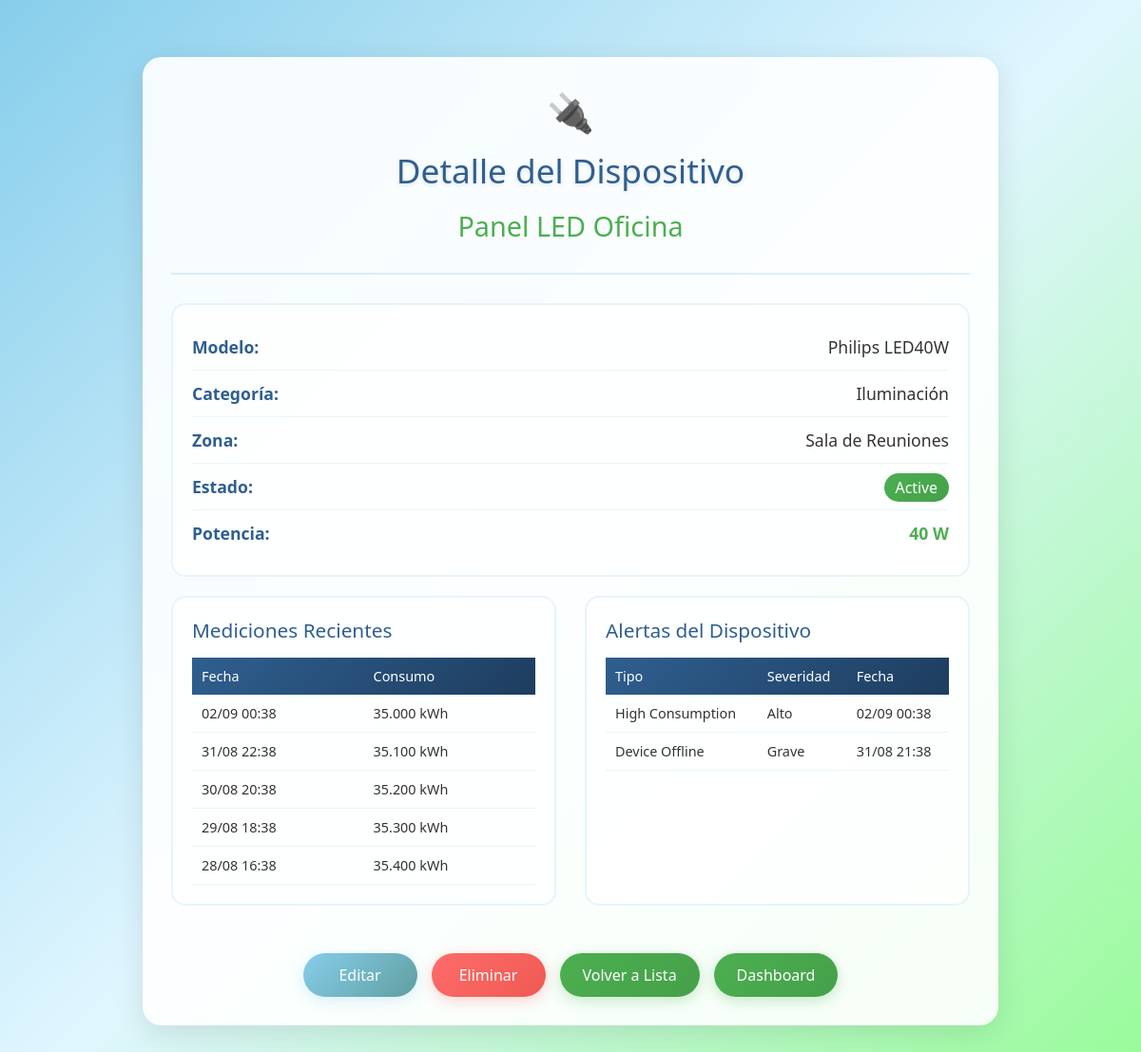
/devices/5/ (signed in), run on the app's committed database.
### dispositivos/models.py (models this page shows, shortened)
class Device(models.Model):
    STATUS_CHOICES = [
        ('active', 'Active'),
        ('inactive', 'Inactive'),
        ('maintenance', 'Under Maintenance'),
    ]
    organization = models.ForeignKey(Organization, on_delete=models.CASCADE, related_name='devices')
    name = models.CharField(max_length=150)
    model = models.CharField(max_length=100)
    power_watts = models.PositiveIntegerField(help_text="Power in watts")
    category = models.ForeignKey(Category, on_delete=models.CASCADE, related_name='devices')
    zone = models.ForeignKey(Zone, on_delete=models.CASCADE, related_name='devices')
    status = models.CharField(max_length=20, choices=STATUS_CHOICES, default='active')
    consumption = models.IntegerField(help_text="Current consumption in watts")
    created_at = models.DateTimeField(auto_now_add=True)
    updated_at = models.DateTimeField(auto_now=True)
    deleted_at = models.DateTimeField(null=True, blank=True)
    class Meta:
        unique_together = ['name', 'zone']

class Category(models.Model):
    organization = models.ForeignKey(Organization, on_delete=models.CASCADE, related_name='categories')
    name = models.CharField(max_length=100, unique=True)
    description = models.TextField(blank=True, null=True)
    created_at = models.DateTimeField(auto_now_add=True)
    updated_at = models.DateTimeField(auto_now=True)
    deleted_at = models.DateTimeField(null=True, blank=True)
    class Meta:
        verbose_name_plural = "Categories"

class Zone(models.Model):
    organization = models.ForeignKey(Organization, on_delete=models.CASCADE, related_name='zones')
    name = models.CharField(max_length=100, unique=True)
    description = models.TextField(blank=True, null=True)
    location = models.CharField(max_length=200)
    max_capacity = models.DecimalField(max_digits=10, decimal_places=2, help_text="Maximum capacity in kW")
    created_at = models.DateTimeField(auto_now_add=True)
    updated_at = models.DateTimeField(auto_now=True)
    deleted_at = models.DateTimeField(null=True, blank=True)

class Measurement(models.Model):
    organization = models.ForeignKey(Organization, on_delete=models.CASCADE, related_name='measurements')
    device = models.ForeignKey(Device, on_delete=models.CASCADE, related_name='measurements')
    consumption_kwh = models.DecimalField(max_digits=10, decimal_places=3)
    timestamp = models.DateTimeField(default=timezone.now)
    created_at = models.DateTimeField(auto_now_add=True)
    updated_at = models.DateTimeField(auto_now=True)
    deleted_at = models.DateTimeField(null=True, blank=True)
    class Meta:
        verbose_name_plural = "Measurements"
        ordering = ['-timestamp']

class Alert(models.Model):
    TYPE_CHOICES = [
        ('high_consumption', 'High Consumption'),
        ('device_offline', 'Device Offline'),
        ('zone_limit_exceeded', 'Zone Limit Exceeded'),
    ]
    SEVERITY_CHOICES = [
        ('Mediano', 'Mediano'),
        ('Alto', 'Alto'),
        ('Grave', 'Grave'),
    ]
    STATUS_CHOICES = [
        ('active', 'Active'),
        ('resolved', 'Resolved'),
        ('dismissed', 'Dismissed'),
    ]
    organization = models.ForeignKey(Organization, on_delete=models.CASCADE, related_name='alerts')
    device = models.ForeignKey(Device, on_delete=models.CASCADE, related_name='alerts')
    alert_type = models.CharField(max_length=20, choices=TYPE_CHOICES)
    message = models.TextField()
    severity = models.CharField(max_length=10, choices=SEVERITY_CHOICES)
    alert_date = models.DateTimeField(default=timezone.now)
    status = models.CharField(max_length=15, choices=STATUS_CHOICES, default='active')
    created_at = models.DateTimeField(auto_now_add=True)
    updated_at = models.DateTimeField(auto_now=True)
    deleted_at = models.DateTimeField(null=True, blank=True)
    class Meta:
        ordering = ['-alert_date']

### dispositivos/views.py (the view)
# urls.py: path('devices/<int:device_id>/', device_detail, name='device_detail'),  # HU3 - Detalle
@login_required
def device_detail(request, device_id):
    organization = get_user_organization(request.user)
    device = get_object_or_404(Device, id=device_id, organization=organization)
    measurements = Measurement.objects.filter(device=device).order_by('-timestamp')[:20]
    alerts = Alert.objects.filter(device=device).order_by('-alert_date')[:10]
    context = {
        'device': device,
        'measurements': measurements,
        'alerts': alerts,
    }
    return render(request, "dispositivos/device_detail.html", context)

### dispositivos/views.py (called while the page is built)
def get_user_organization(user):
    try:
        return Organization.objects.get(email=user.email)
    except Organization.DoesNotExist:
        return Organization.objects.first()

### dispositivos/templates/dispositivos/device_detail.html (shortened to what this page needs)
<!DOCTYPE html>
<html lang="es">
  <head>
  </head>
  <body>
    <div class="container">
      <div class="header">
        <div class="device-icon">🔌</div>
        <h1>Detalle del Dispositivo</h1>
        <h2>{{ device.name }}</h2>
      </div>
      <div class="device-info">
        <div class="info-card">
          <div class="info-row">
            <span class="info-label">Modelo:</span>
            <span class="info-value">{{ device.model }}</span>
          </div>
          <div class="info-row">
            <span class="info-label">Categoría:</span>
            <span class="info-value">{{ device.category.name }}</span>
          </div>
          <div class="info-row">
            <span class="info-label">Zona:</span>
            <span class="info-value">{{ device.zone.name }}</span>
          </div>
          <div class="info-row">
            <span class="info-label">Estado:</span>
            <span class="info-value">
              {% if device.status == 'active' %}
              <span class="status-active">{{ device.get_status_display }}</span>
              {% else %}
              <span class="status-inactive"
                >{{ device.get_status_display }}</span
              >
              {% endif %}
            </span>
          </div>
          <div class="info-row">
            <span class="info-label">Potencia:</span>
            <span class="info-value power-value"
              >{{ device.power_watts }} W</span
            >
          </div>
        </div>
      </div>
      <div class="content-grid">
        <div class="info-card">
          <h3 class="section-title">Mediciones Recientes</h3>
          {% if measurements %}
          <table class="data-table">
            <thead>
              <tr>
                <th>Fecha</th>
                <th>Consumo</th>
              </tr>
            </thead>
            <tbody>
              {% for measurement in measurements %}
              <tr>
                <td>{{ measurement.timestamp|date:"d/m H:i" }}</td>
                <td>{{ measurement.consumption_kwh }} kWh</td>
              </tr>
              {% endfor %}
            </tbody>
          </table>
          {% else %}
          <div class="empty-state">No hay mediciones disponibles</div>
          {% endif %}
        </div>
        <div class="info-card">
          <h3 class="section-title">Alertas del Dispositivo</h3>
          {% if alerts %}
          <table class="data-table">
            <thead>
              <tr>
                <th>Tipo</th>
                <th>Severidad</th>
                <th>Fecha</th>
              </tr>
            </thead>
            <tbody>
              {% for alert in alerts %}
              <tr>
                <td>{{ alert.get_alert_type_display }}</td>
                <td>{{ alert.severity }}</td>
                <td>{{ alert.alert_date|date:"d/m H:i" }}</td>
              </tr>
              {% endfor %}
            </tbody>
          </table>
          {% else %}
          <div class="empty-state">No hay alertas para este dispositivo</div>
          {% endif %}
        </div>
      </div>
      <div class="actions">
        <a href="{% url 'editar_dispositivo' device.id %}" class="btn btn-edit"
          >Editar</a
        >
        <a
          href="{% url 'eliminar_dispositivo' device.id %}"
          class="btn btn-delete"
          >Eliminar</a
        >
        <a href="{% url 'device_list' %}" class="btn btn-back"
          >Volver a Lista</a
        >
        <a href="{% url 'dashboard' %}" class="btn btn-back">Dashboard</a>
      </div>
    </div>
  </body>
</html>

### dispositivos/templates/dispositivos/device_detail.html (style rules this page uses)
* { margin: 0; padding: 0; box-sizing: border-box; }
body { font-family: "Segoe UI", Tahoma, Geneva, Verdana, sans-serif; background: linear-gradient( 135deg, #87ceeb 0%, #e0f6ff 50%, #98fb98 100% ); min-height: 100vh; padding: 20px; }
.container { max-width: 900px; margin: 40px auto; background: rgba(255, 255, 255, 0.9); backdrop-filter: blur(10px); border-radius: 20px; box-shadow: 0 8px 32px rgba(0, 0, 0, 0.1); padding: 30px; }
.header { text-align: center; margin-bottom: 30px; padding-bottom: 20px; border-bottom: 2px solid rgba(135, 206, 235, 0.3); }
h1 { color: #2f5f8f; margin-bottom: 15px; font-weight: 300; font-size: 2.2em; text-shadow: 0 2px 4px rgba(0, 0, 0, 0.1); }
h2 { color: #4caf50; font-size: 1.8em; font-weight: 500; margin-bottom: 10px; }
.content-grid { display: grid; grid-template-columns: 1fr 1fr; gap: 30px; margin-bottom: 30px; }
.device-info { grid-column: span 2; }
.info-card { background: rgba(255, 255, 255, 0.7); padding: 20px; border-radius: 15px; border: 2px solid rgba(135, 206, 235, 0.2); transition: all 0.3s ease; margin-bottom: 20px; }
.info-row { display: flex; justify-content: space-between; align-items: center; padding: 12px 0; border-bottom: 1px solid rgba(135, 206, 235, 0.2); }
.info-row:last-child { border-bottom: none; }
.info-label { font-weight: 600; color: #2f5f8f; font-size: 1.1em; }
.info-value { color: #333; font-size: 1.1em; text-align: right; }
.power-value { color: #4caf50; font-weight: 700; }
.status-active { background: linear-gradient(135deg, #4caf50, #45a049); color: white; padding: 4px 12px; border-radius: 15px; font-size: 0.9em; font-weight: 500; }
.section-title { color: #2f5f8f; font-size: 1.3em; margin-bottom: 15px; font-weight: 500; }
.data-table { width: 100%; border-collapse: collapse; margin-top: 10px; }
.data-table thead { background: linear-gradient(135deg, #2f5f8f, #1e3d5f); }
.data-table th { color: white; padding: 10px; text-align: left; font-weight: 500; font-size: 0.9em; }
.data-table tbody tr { border-bottom: 1px solid rgba(135, 206, 235, 0.2); transition: all 0.3s ease; }
.data-table td { padding: 10px; color: #333; font-size: 0.9em; }
.actions { display: flex; gap: 15px; justify-content: center; flex-wrap: wrap; margin-top: 30px; }
.btn { padding: 12px 24px; text-decoration: none; border-radius: 25px; font-size: 16px; font-weight: 500; transition: all 0.3s ease; display: inline-block; text-align: center; min-width: 120px; }
.btn-edit { background: linear-gradient(135deg, #87ceeb, #5f9ea0); color: white; box-shadow: 0 4px 15px rgba(135, 206, 235, 0.3); }
.btn-delete { background: linear-gradient(135deg, #ff6b6b, #ee5a52); color: white; box-shadow: 0 4px 15px rgba(255, 107, 107, 0.3); }
.btn-back { background: linear-gradient(135deg, #4caf50, #45a049); color: white; box-shadow: 0 4px 15px rgba(76, 175, 80, 0.3); }
.device-icon { font-size: 2.5em; margin-bottom: 10px; }

### data on the page
Device: name "Panel LED Oficina", model "Philips LED40W", category.name "Iluminación", zone.name "Sala de Reuniones", status "Active", power_watts "40"
Measurement: timestamp "02/09 00:38", consumption_kwh "35.000"
Measurement: timestamp "31/08 22:38", consumption_kwh "35.100"
Measurement: timestamp "30/08 20:38", consumption_kwh "35.200"
Measurement: timestamp "29/08 18:38", consumption_kwh "35.300"
Measurement: timestamp "28/08 16:38", consumption_kwh "35.400"
Alert: alert_type "High Consumption", severity "Alto", alert_date "02/09 00:38"
Alert: alert_type "Device Offline", severity "Grave", alert_date "31/08 21:38"
